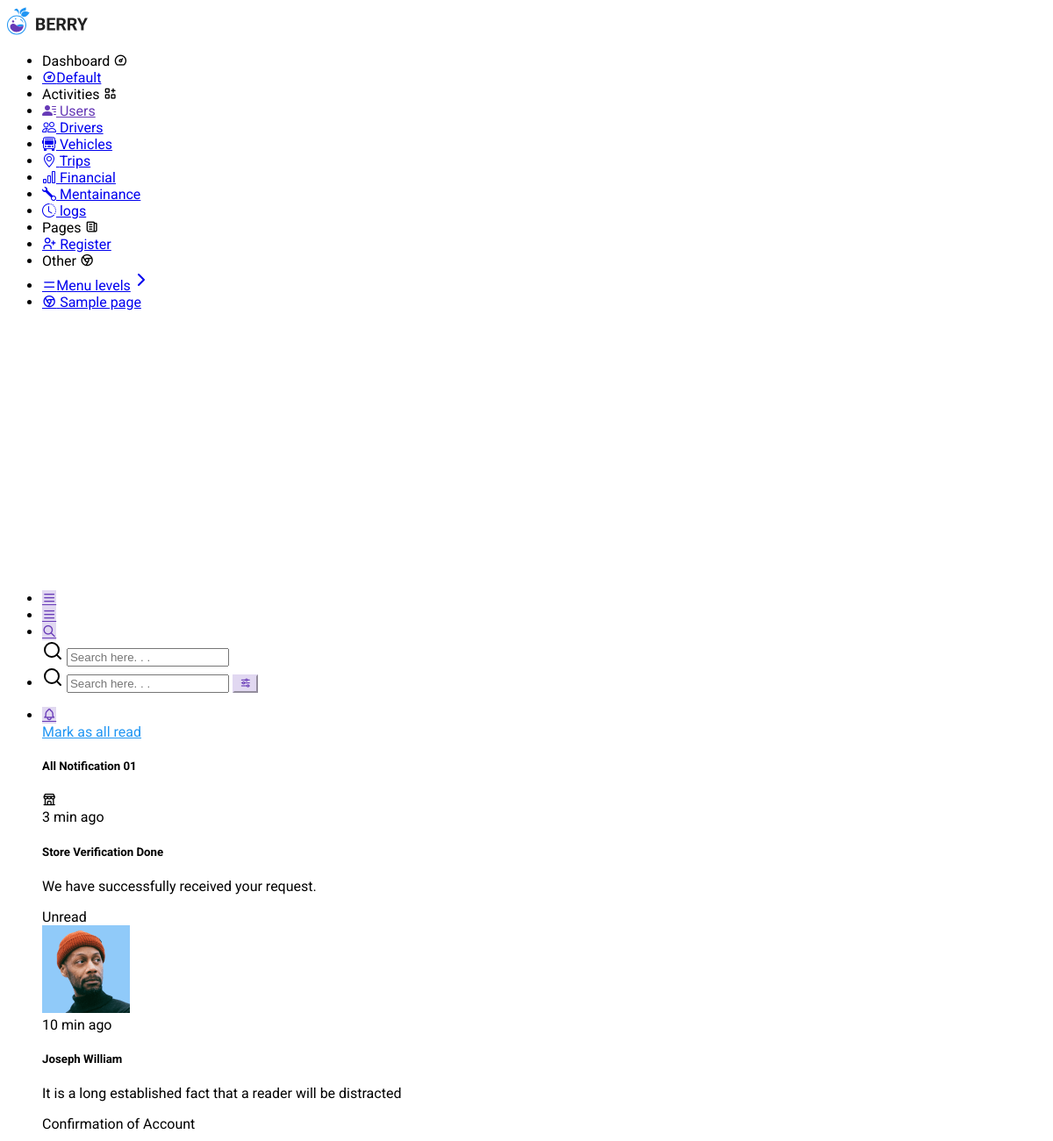
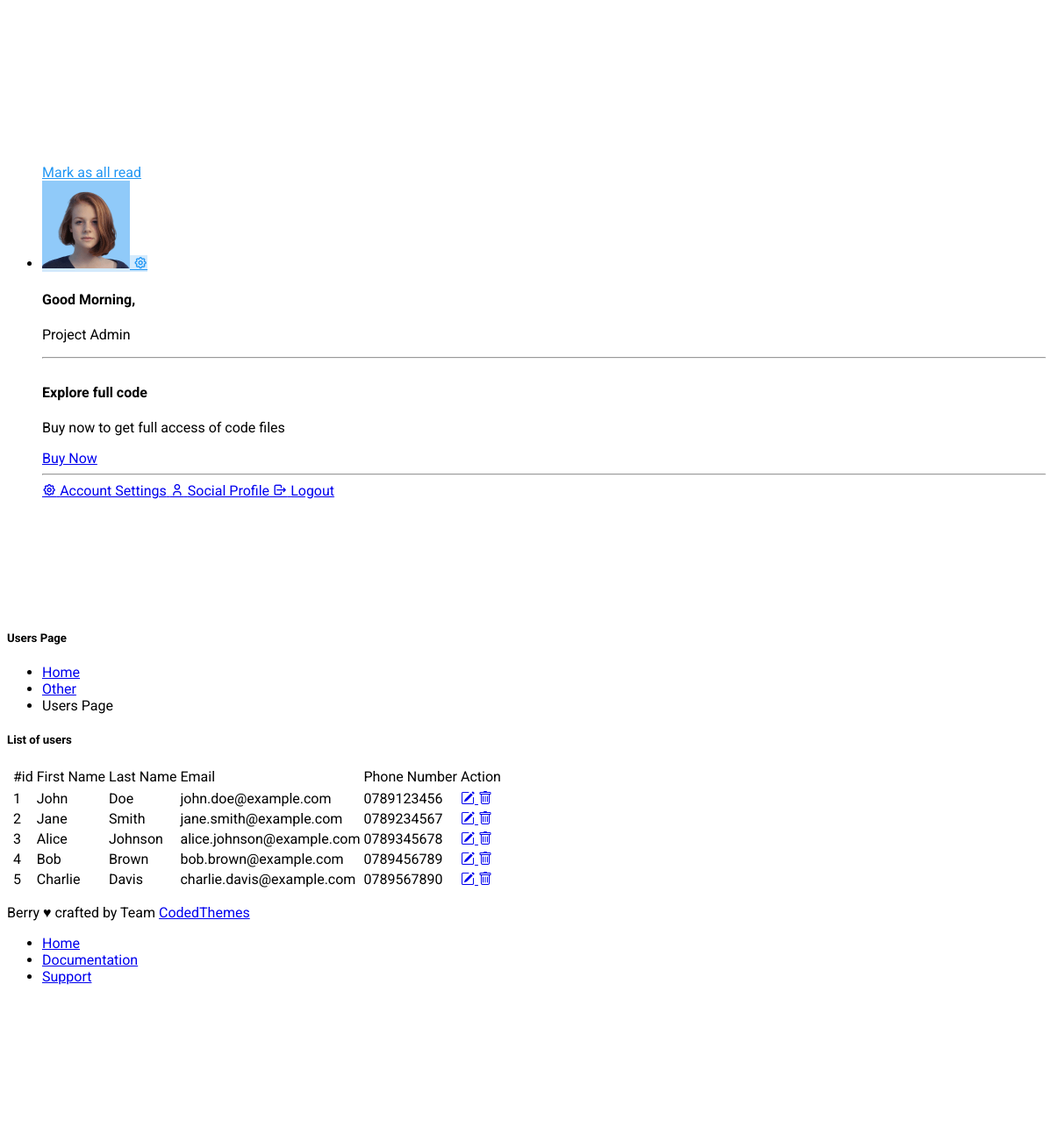
/other/users.php, run on the app's committed database (2 pictures, top to bottom).
### tables this page shows
CREATE TABLE `users` (
  `user_id` int(11) NOT NULL,
  `first_name` varchar(150) NOT NULL,
  `last_name` varchar(150) NOT NULL,
  `password` varchar(150) NOT NULL,
  `email` varchar(150) NOT NULL,
  `phone_number` varchar(50) NOT NULL
);

### other/users.php (the view, shortened to what this page needs)
<?php
include "../pages/conn.php";
?>
<!doctype html>
<html lang="en">
  <head>
<link rel="stylesheet" href="../assets/fonts/phosphor/duotone/style.css" />
<link rel="stylesheet" href="../assets/fonts/tabler-icons.min.css" />
<link rel="stylesheet" href="../assets/fonts/feather.css" />
<link rel="stylesheet" href="../assets/fonts/fontawesome.css" />
<link rel="stylesheet" href="../assets/fonts/material.css" />
<link rel="stylesheet" href="../assets/css/style.css" id="main-style-link" />
<link rel="stylesheet" href="../assets/css/style-preset.css" />
<link href="https://cdn.jsdelivr.net/npm/bootstrap-icons/font/bootstrap-icons.css" rel="stylesheet">
<link href="https://cdn.jsdelivr.net/npm/bootstrap-icons/font/bootstrap-icons.css" rel="stylesheet">
  </head>
  <body data-pc-preset="preset-1" data-pc-sidebar-theme="light" data-pc-sidebar-caption="true" data-pc-direction="ltr" data-pc-theme="light">
<nav class="pc-sidebar">
  <div class="navbar-wrapper">
    <div class="m-header">
      <a href="../dashboard/index.html" class="b-brand text-primary">
        <img src="../assets/images/logo-dark.svg" alt="" class="logo logo-lg" />
      </a>
    </div>
    <div class="navbar-content">
      <ul class="pc-navbar">
        <li class="pc-item pc-caption">
          <label>Dashboard</label>
          <i class="ti ti-dashboard"></i>
        </li>
        <li class="pc-item">
          <a href="../dashboard/index.php" class="pc-link"
            ><span class="pc-micon"><i class="ti ti-dashboard"></i></span><span class="pc-mtext">Default</span></a
          >
        </li>
        <li class="pc-item pc-caption">
          <label>Activities</label>
          <i class="ti ti-apps"></i>
        </li>
        <li class="pc-item">
          <a href="../other/users.php" class="pc-link">
            <span class="pc-micon"><i class="bi bi-person-lines-fill"></i></span>
            <span class="pc-mtext">Users</span>
          </a>
        </li>
        <li class="pc-item">
          <a href="./drivers.php" class="pc-link">
            <span class="pc-micon"><i class="bi bi-people"></i></span>
            <span class="pc-mtext">Drivers</span>
          </a>
        </li>
        <li class="pc-item">
          <a href="./vehicles.php" class="pc-link">
            <span class="pc-micon"><i class="bi bi-bus-front"></i></span>
            <span class="pc-mtext">Vehicles</span>
          </a>
        </li>
        <li class="pc-item">
          <a href="./trip.php" class="pc-link">
            <span class="pc-micon"><i class="bi bi-geo-alt"></i></span>
            <span class="pc-mtext">Trips</span>
          </a>
        </li>
        <li class="pc-item">
          <a href="./financial.php" class="pc-link">
            <span class="pc-micon"><i class="bi bi-bar-chart"></i></span>
            <span class="pc-mtext">Financial</span>
          </a>
        </li>
        <li class="pc-item">
          <a href="./mentainace.php" class="pc-link">
            <span class="pc-micon"><i class="bi bi-wrench"></i> </span>
            <span class="pc-mtext">Mentainance</span>
          </a>
        </li>
        <li class="pc-item">
          <a href="./logsactivity.php" class="pc-link">
            <span class="pc-micon"><i class="bi bi-clock-history"></i></span>
            <span class="pc-mtext">logs</span>
          </a>
        </li>
        <li class="pc-item pc-caption">
          <label>Pages</label>
          <i class="ti ti-news"></i>
        </li>
        <li class="pc-item">
          <a href="../register/index.php" target="_blank" class="pc-link">
            <span class="pc-micon"><i class="ti ti-user-plus"></i></span>
            <span class="pc-mtext">Register</span>
          </a>
        </li>
        <li class="pc-item pc-caption">
          <label>Other</label>
          <i class="ti ti-brand-chrome"></i>
        </li>
        <li class="pc-item pc-hasmenu">
          <a href="#!" class="pc-link"
            ><span class="pc-micon"><i class="ti ti-menu"></i></span><span class="pc-mtext">Menu levels</span
            ><span class="pc-arrow"><i data-feather="chevron-right"></i></span
          ></a>
        </li>
        <li class="pc-item">
          <a href="../other/sample-page.html" class="pc-link">
            <span class="pc-micon"><i class="ti ti-brand-chrome"></i></span>
            <span class="pc-mtext">Sample page</span>
          </a>
        </li>
      </ul>
    </div>
  </div>
</nav>
<header class="pc-header">
  <div class="header-wrapper">
<div class="me-auto pc-mob-drp">
  <ul class="list-unstyled">
    <li class="pc-h-item header-mobile-collapse">
      <a href="#" class="pc-head-link head-link-secondary ms-0" id="sidebar-hide">
        <i class="ti ti-menu-2"></i>
      </a>
    </li>
    <li class="pc-h-item pc-sidebar-popup">
      <a href="#" class="pc-head-link head-link-secondary ms-0" id="mobile-collapse">
        <i class="ti ti-menu-2"></i>
      </a>
    </li>
    <li class="dropdown pc-h-item d-inline-flex d-md-none">
      <a
        class="pc-head-link head-link-secondary dropdown-toggle arrow-none m-0"
        data-bs-toggle="dropdown"
        href="#"
        role="button"
        aria-haspopup="false"
        aria-expanded="false"
      >
        <i class="ti ti-search"></i>
      </a>
      <div class="dropdown-menu pc-h-dropdown drp-search">
        <form class="px-3">
          <div class="mb-0 d-flex align-items-center">
            <i data-feather="search"></i>
            <input type="search" class="form-control border-0 shadow-none" placeholder="Search here. . ." />
          </div>
        </form>
      </div>
    </li>
    <li class="pc-h-item d-none d-md-inline-flex">
      <form class="header-search">
        <i data-feather="search" class="icon-search"></i>
        <input type="search" class="form-control" placeholder="Search here. . ." />
        <button class="btn btn-light-secondary btn-search"><i class="ti ti-adjustments-horizontal"></i></button>
      </form>
    </li>
  </ul>
</div>
<div class="ms-auto">
  <ul class="list-unstyled">
    <li class="dropdown pc-h-item">
      <a
        class="pc-head-link head-link-secondary dropdown-toggle arrow-none me-0"
        data-bs-toggle="dropdown"
        href="#"
        role="button"
        aria-haspopup="false"
        aria-expanded="false"
      >
        <i class="ti ti-bell"></i>
      </a>
      <div class="dropdown-menu dropdown-notification dropdown-menu-end pc-h-dropdown">
        <div class="dropdown-header">
          <a href="#!" class="link-primary float-end text-decoration-underline">Mark as all read</a>
          <h5>
            All Notification
            <span class="badge bg-warning rounded-pill ms-1">01</span>
          </h5>
        </div>
        <div class="dropdown-header px-0 text-wrap header-notification-scroll position-relative" style="max-height: calc(100vh - 215px)">
          <div class="list-group list-group-flush w-100">
            <div class="list-group-item list-group-item-action">
              <div class="d-flex">
                <div class="flex-shrink-0">
                  <div class="user-avtar bg-light-success"><i class="ti ti-building-store"></i></div>
                </div>
                <div class="flex-grow-1 ms-1">
                  <span class="float-end text-muted">3 min ago</span>
                  <h5>Store Verification Done</h5>
                  <p class="text-body fs-6">We have successfully received your request.</p>
                  <div class="badge rounded-pill bg-light-danger">Unread</div>
                </div>
              </div>
            </div>
            <div class="list-group-item list-group-item-action">
              <div class="d-flex">
                <div class="flex-shrink-0">
                  <img src="../assets/images/user/avatar-3.jpg" alt="user-image" class="user-avtar" />
                </div>
                <div class="flex-grow-1 ms-1">
                  <span class="float-end text-muted">10 min ago</span>
                  <h5>Joseph William</h5>
                  <p class="text-body fs-6">It is a long established fact that a reader will be distracted</p>
                  <div class="badge rounded-pill bg-light-success">Confirmation of Account</div>
                </div>
              </div>
            </div>
          </div>
        </div>
        <div class="text-center py-2">
          <a href="#!" class="link-primary">Mark as all read</a>
        </div>
      </div>
    </li>
    <li class="dropdown pc-h-item header-user-profile">
      <a
        class="pc-head-link head-link-primary dropdown-toggle arrow-none me-0"
        data-bs-toggle="dropdown"
        href="#"
        role="button"
        aria-haspopup="false"
        aria-expanded="false"
      >
        <img src="../assets/images/user/avatar-2.jpg" alt="user-image" class="user-avtar" />
        <span>
          <i class="ti ti-settings"></i>
        </span>
      </a>
      <div class="dropdown-menu dropdown-user-profile dropdown-menu-end pc-h-dropdown">
        <div class="dropdown-header">
          <h4>
            Good Morning,
          </h4>
          <p class="text-muted">Project Admin</p>
          <hr />
          <div class="profile-notification-scroll position-relative" style="max-height: calc(100vh - 280px)">
            <div class="upgradeplan-block bg-light-warning rounded">
              <h4>Explore full code</h4>
              <p class="text-muted">Buy now to get full access of code files</p>
              <a href="https://codedthemes.com/item/berry-bootstrap-5-admin-template/" target="_blank" class="btn btn-warning">Buy Now</a>
            </div>
            <hr />
            <a href="../application/account-profile-v1.html" class="dropdown-item">
              <i class="ti ti-settings"></i>
              <span>Account Settings</span>
            </a>
            <a href="../application/social-profile.html" class="dropdown-item">
              <i class="ti ti-user"></i>
              <span>Social Profile</span>
            </a>
            <a href="../pages/login-v1.html" class="dropdown-item">
              <i class="ti ti-logout"></i>
              <span>Logout</span>
            </a>
          </div>
        </div>
      </div>
    </li>
  </ul>
</div>
</div>
</header>
    <div class="pc-container">
      <div class="pc-content">
        <div class="page-header">
          <div class="page-block">
            <div class="row align-items-center">
              <div class="col">
                <div class="page-header-title">
                  <h5 class="m-b-10">Users Page</h5>
                </div>
              </div>
              <div class="col-auto">
                <ul class="breadcrumb">
                  <li class="breadcrumb-item"><a href="../dashboard/index.html">Home</a></li>
                  <li class="breadcrumb-item"><a href="javascript: void(0)">Other</a></li>
                  <li class="breadcrumb-item" aria-current="page">Users Page</li>
                </ul>
              </div>
            </div>
          </div>
        </div>
        <div class="row">
          <div class="col-sm-12">
            <div class="card">
              <div class="card-header">
                <h5>List of users  </h5>
              </div>
              <div class="card-body">
                 <table class ="table table-hover">
                  <thead>
                    <th>
                      <td>#id</td>
                      <td>First Name</td>
                      <td>Last Name</td>
                      <td>Email </td>
                      <td>Phone Number</td>
                      <td>Action </td>
                    </th>
                  </thead>
                  <tbody>
                    <tr>
                      <?php
                        $sqluser = "SELECT * FROM users";
                       $result2 = $conn->query($sqluser);
                      if($result2->num_rows > 0 ){
                          $id = 0;
                           while($row2 = $result2->fetch_array()){
                           $id ++;
                           $rowid = $row2[0];
                         ?>
            <tbody>
                  <tr>
                    <td>  </td>
                    <td> <?php echo $id;?> </td>
                    <td><?php echo $row2[1];?> </td>
                    <td><?php echo $row2[2];?></td>
                    <td><?php echo $row2[4];?></td>
                    <td><?php echo $row2[5];?></td>
                    <td>
                      <?php
                  echo "<a href='useraction/update.php?id=$rowid' class='btn btn-warning' onclick='return confirm(Are you sure you want to delete this user?);'>
                  <i class='bi bi-pencil-square'></i></a>";
                       echo "<a href='useraction/delete.php?id=$rowid' class='btn btn-danger'>
                  <i class='bi bi-trash'></i></a>";
                      ?>
                    </td>
                 </tr>
      </tbody>
         <?php
          }
        }else{
           echo "no result found!!";
        }
       ?>
                    </tr>
                  </tbody>
                 </table>
             </div>
            </div>
          </div>
        </div>
      </div>
    </div>
    <footer class="pc-footer">
      <div class="footer-wrapper container-fluid">
        <div class="row">
          <div class="col-sm-6 my-1">
            <p class="m-0">
              Berry &#9829; crafted by Team
              <a href="https://themeforest.net/user/codedthemes" target="_blank">CodedThemes</a>
            </p>
          </div>
          <div class="col-sm-6 ms-auto my-1">
            <ul class="list-inline footer-link mb-0 justify-content-sm-end d-flex">
              <li class="list-inline-item"><a href="../index.html">Home</a></li>
              <li class="list-inline-item"><a href="https://codedthemes.gitbook.io/berry-bootstrap/" target="_blank">Documentation</a></li>
              <li class="list-inline-item"><a href="https://codedthemes.support-hub.io/" target="_blank">Support</a></li>
            </ul>
          </div>
        </div>
      </div>
    </footer>
  </body>
</html>

### data on the page
users: first_name "John", last_name "Doe", email "john.doe@example.com", phone_number "0789123456"
users: first_name "Jane", last_name "Smith", email "jane.smith@example.com", phone_number "0789234567"
users: first_name "Alice", last_name "Johnson", email "alice.johnson@example.com", phone_number "0789345678"
users: first_name "Bob", last_name "Brown", email "bob.brown@example.com", phone_number "0789456789"
users: first_name "Charlie", last_name "Davis", email "charlie.davis@example.com", phone_number "0789567890"
